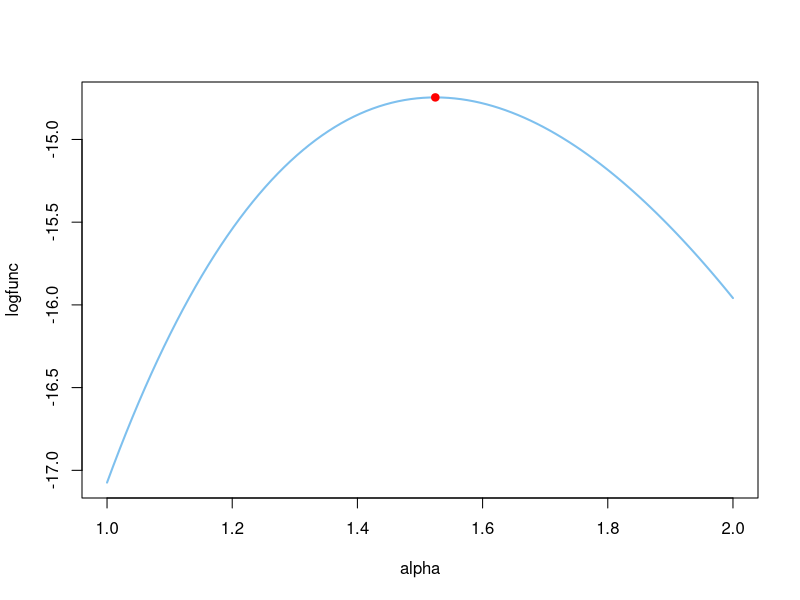

This figure's R source:
X = c(3.051,0.704,3.511,2.266,3.189,1.099,0.738,1.868,0.522,2.731)

f = function(X,alpha){
  1/2 * alpha^3 * X^2 * exp(-alpha*X)
}

loglikelihood = function(alpha){
  sum(log(f(X,alpha)))
}

alpha = seq(from = 1, to = 2, length.out = 100)
logfunc = rep(1,100)
for(i in 1:100){
  logfunc[i] = loglikelihood(alpha[i])
}

plot(alpha, logfunc, type = 'l', col = 'skyblue2', pch = 19, lwd = 2)

alpha_MLE = 3 / mean(X)
points(alpha_MLE, loglikelihood(alpha_MLE), col = 'red',pch = 19)

qnorm(0.95, mean = 40, sd = 7)